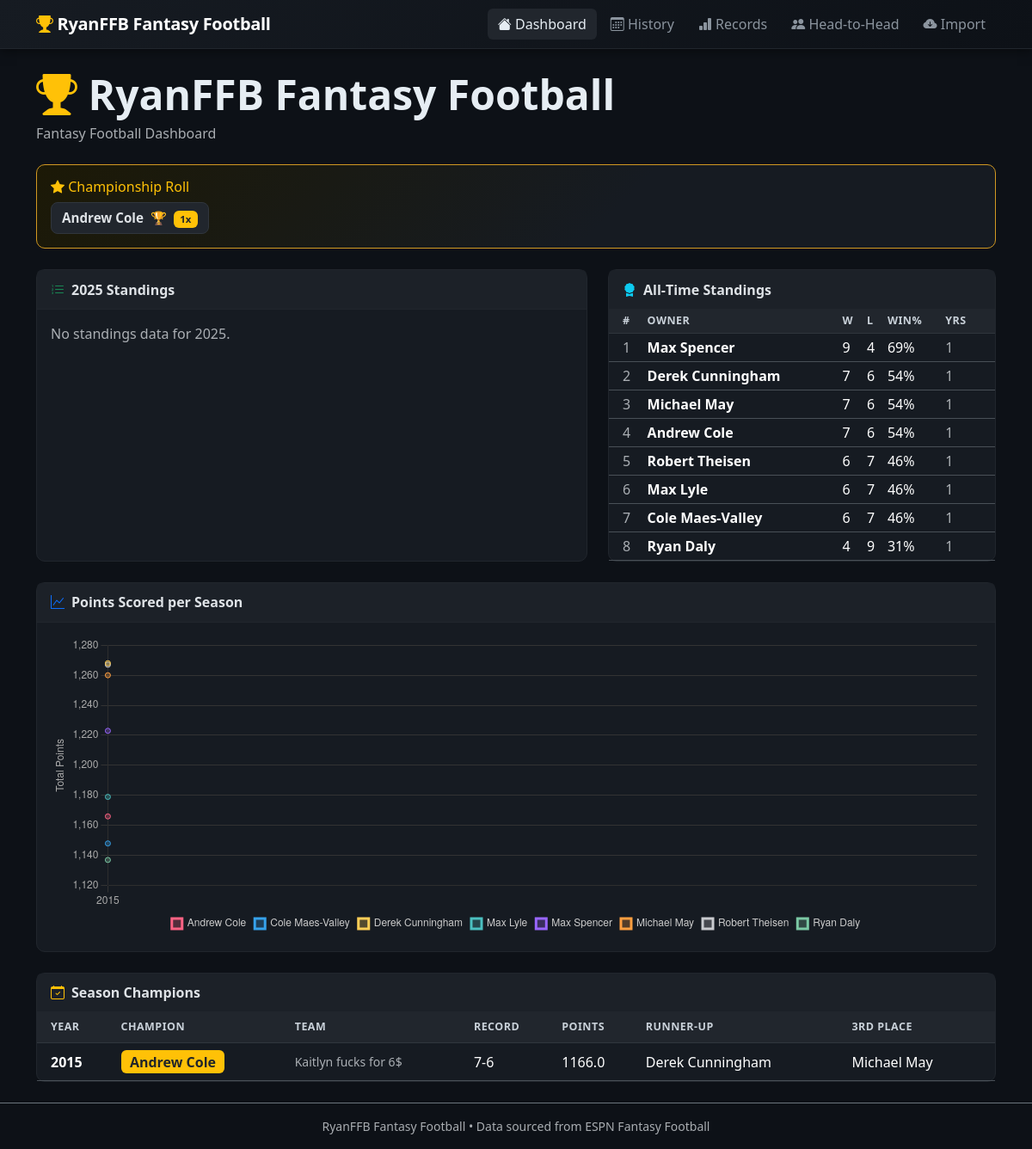
The page / on the database its author committed.
### tables this page shows
CREATE TABLE teams (
            id              INTEGER PRIMARY KEY AUTOINCREMENT,
            year            INTEGER,
            owner           TEXT,
            team_name       TEXT,
            wins            INTEGER,
            losses          INTEGER,
            ties            INTEGER,
            points_for      REAL,
            points_against  REAL,
            final_standing  INTEGER,
            UNIQUE(year, owner)
        );

CREATE TABLE seasons (
            year               INTEGER PRIMARY KEY,
            champion_owner     TEXT,
            champion_team      TEXT,
            champion_wins      INTEGER,
            champion_losses    INTEGER,
            champion_points    REAL,
            runner_up_owner    TEXT,
            runner_up_team     TEXT,
            third_place_owner  TEXT,
            reg_season_weeks   INTEGER
        );

### app.py (the view)
@app.route("/")
def index():
    conn = get_db()
    seasons = conn.execute(
        "SELECT * FROM seasons ORDER BY year DESC"
    ).fetchall()
    current_standings = conn.execute("""
        SELECT * FROM teams WHERE year = ?
        ORDER BY wins DESC, points_for DESC
    """, (CURRENT_YEAR,)).fetchall()
    all_time = conn.execute("""
        SELECT owner,
               SUM(wins)   AS total_wins,
               SUM(losses) AS total_losses,
               SUM(points_for) AS total_points,
               COUNT(DISTINCT year) AS seasons_played
        FROM teams
        GROUP BY owner
        ORDER BY total_wins DESC, total_points DESC
    """).fetchall()
    champ_counts = conn.execute("""
        SELECT champion_owner, COUNT(*) AS titles
        FROM seasons
        WHERE champion_owner IS NOT NULL
        GROUP BY champion_owner
        ORDER BY titles DESC
    """).fetchall()
    conn.close()
    return render_template("index.html",
        league_name=LEAGUE_NAME,
        seasons=seasons,
        current_standings=current_standings,
        current_year=CURRENT_YEAR,
        all_time=all_time,
        champ_counts=champ_counts,
        has_data=_has_data(),
    )

### app.py (called while the page is built)
def _has_data():
    conn = get_db()
    count = conn.execute("SELECT COUNT(*) FROM seasons").fetchone()[0]
    conn.close()
    return count > 0

### database.py (called while the page is built)
def get_db():
    os.makedirs(os.path.dirname(DATABASE_PATH), exist_ok=True)
    conn = sqlite3.connect(DATABASE_PATH)
    conn.row_factory = sqlite3.Row
    return conn

### templates/index.html (shortened to what this page needs)
{% extends 'base.html' %}
{% block content %}
<div class="row align-items-center mb-4">
  <div class="col">
    <h1 class="display-5 fw-bold mb-1">
      <i class="bi bi-trophy-fill text-warning"></i> {{ league_name }}
    </h1>
    <p class="text-muted mb-0">Fantasy Football Dashboard</p>
  </div>
</div>
{% if champ_counts %}
<div class="card border-warning mb-4" id="champ-banner">
  <div class="card-body py-3">
    <h6 class="text-warning mb-2"><i class="bi bi-star-fill"></i> Championship Roll</h6>
    <div class="d-flex flex-wrap gap-2">
      {% for c in champ_counts %}
      <div class="champ-badge">
        <span class="fw-bold">{{ c['champion_owner'] }}</span>
        <span class="ms-1">
          {% for _ in range(c['titles']) %}🏆{% endfor %}
        </span>
        <span class="badge bg-warning text-dark ms-1">{{ c['titles'] }}x</span>
      </div>
      {% endfor %}
    </div>
  </div>
</div>
{% endif %}
<div class="row g-4 mb-4">
  <div class="col-lg-7">
    <div class="card h-100">
      <div class="card-header d-flex align-items-center gap-2">
        <i class="bi bi-list-ol text-success"></i>
        <strong>{{ current_year }} Standings</strong>
      </div>
      {% if current_standings %}
      <div class="card-body p-0">
        <div class="table-responsive">
          <table class="table table-hover align-middle mb-0">
            <thead class="table-secondary text-dark">
              <tr>
                <th class="ps-3">#</th>
                <th>Owner</th>
                <th>Team</th>
                <th>W‑L</th>
                <th>PF</th>
                <th>PA</th>
                <th class="pe-3">Diff</th>
              </tr>
            </thead>
            <tbody>
              {% for t in current_standings %}
              <tr {% if loop.index <= 1 %}class="table-success text-dark"{% elif loop.index > current_standings|length - 2 %}class="table-danger"{% endif %}>
                <td class="ps-3 fw-bold">{{ loop.index }}</td>
                <td><strong>{{ t['owner'] }}</strong></td>
                <td class="text-muted small">{{ t['team_name'] }}</td>
                <td>{{ t['wins'] }}‑{{ t['losses'] }}</td>
                <td>{{ "%.1f"|format(t['points_for']) }}</td>
                <td>{{ "%.1f"|format(t['points_against']) }}</td>
                <td class="pe-3 {% if t['points_for'] >= t['points_against'] %}text-success{% else %}text-danger{% endif %}">
                  {{ "%+.1f"|format(t['points_for'] - t['points_against']) }}
                </td>
              </tr>
              {% endfor %}
            </tbody>
          </table>
        </div>
      </div>
      {% else %}
      <div class="card-body text-muted">No standings data for {{ current_year }}.</div>
      {% endif %}
    </div>
  </div>
  <div class="col-lg-5">
    <div class="card h-100">
      <div class="card-header d-flex align-items-center gap-2">
        <i class="bi bi-award-fill text-info"></i>
        <strong>All‑Time Standings</strong>
      </div>
      {% if all_time %}
      <div class="card-body p-0">
        <div class="table-responsive">
          <table class="table table-hover table-sm align-middle mb-0">
            <thead class="table-secondary text-dark">
              <tr>
                <th class="ps-3">#</th>
                <th>Owner</th>
                <th>W</th>
                <th>L</th>
                <th>Win%</th>
                <th class="pe-3">Yrs</th>
              </tr>
            </thead>
            <tbody>
              {% for t in all_time %}
              <tr>
                <td class="ps-3 text-muted">{{ loop.index }}</td>
                <td><strong>{{ t['owner'] }}</strong></td>
                <td>{{ t['total_wins'] }}</td>
                <td>{{ t['total_losses'] }}</td>
                <td>
                  {% if (t['total_wins'] + t['total_losses']) > 0 %}
                  {{ "%.0f"|format(t['total_wins'] / (t['total_wins'] + t['total_losses']) * 100) }}%
                  {% endif %}
                </td>
                <td class="pe-3 text-muted">{{ t['seasons_played'] }}</td>
              </tr>
              {% endfor %}
            </tbody>
          </table>
        </div>
      </div>
      {% else %}
      <div class="card-body text-muted">No data yet.</div>
      {% endif %}
    </div>
  </div>
</div>
<div class="card mb-4">
  <div class="card-header d-flex align-items-center gap-2">
    <i class="bi bi-graph-up text-primary"></i>
    <strong>Points Scored per Season</strong>
  </div>
  <div class="card-body">
    <canvas id="pointsChart" style="max-height:350px;"></canvas>
  </div>
</div>
{% if seasons %}
<div class="card">
  <div class="card-header d-flex align-items-center gap-2">
    <i class="bi bi-calendar-check text-warning"></i>
    <strong>Season Champions</strong>
  </div>
  <div class="card-body p-0">
    <div class="table-responsive">
      <table class="table table-hover align-middle mb-0">
        <thead class="table-secondary text-dark">
          <tr>
            <th class="ps-3">Year</th>
            <th>Champion</th>
            <th>Team</th>
            <th>Record</th>
            <th>Points</th>
            <th>Runner‑Up</th>
            <th class="pe-3">3rd Place</th>
          </tr>
        </thead>
        <tbody>
          {% for s in seasons %}
          <tr>
            <td class="ps-3 fw-bold">{{ s['year'] }}</td>
            <td>
              <span class="badge bg-warning text-dark fs-6">
                {{ s['champion_owner'] or '—' }}
              </span>
            </td>
            <td class="text-muted small">{{ s['champion_team'] or '—' }}</td>
            <td>
              {% if s['champion_wins'] is not none %}
              {{ s['champion_wins'] }}‑{{ s['champion_losses'] }}
              {% else %}—{% endif %}
            </td>
            <td>
              {% if s['champion_points'] %}
              {{ "%.1f"|format(s['champion_points']) }}
              {% else %}—{% endif %}
            </td>
            <td>{{ s['runner_up_owner'] or '—' }}</td>
            <td class="pe-3">{{ s['third_place_owner'] or '—' }}</td>
          </tr>
          {% endfor %}
        </tbody>
      </table>
    </div>
  </div>
</div>
{% endif %}
{% endblock %}
{% block scripts %}
<script>
fetch("/api/chart/points-by-season")
  .then(r => r.json())
  .then(data => {
    if (!data.labels || !data.labels.length) return;
    new Chart(document.getElementById("pointsChart"), {
      type: "line",
      data: data,
      options: {
        responsive: true,
        interaction: { mode: "index", intersect: false },
        plugins: {
          legend: { position: "bottom", labels: { color: "#ccc", boxWidth: 12 } }
        },
        scales: {
          x: { grid: { color: "#333" }, ticks: { color: "#aaa" } },
          y: {
            grid: { color: "#333" }, ticks: { color: "#aaa" },
            title: { display: true, text: "Total Points", color: "#aaa" }
          }
        }
      }
    });
  })
  .catch(() => {
    document.getElementById("pointsChart").closest(".card-body").innerHTML =
      '<p class="text-muted text-center py-4">No chart data available yet.</p>';
  });
</script>
{% endblock %}

### static/style.css (style rules this page uses)
body { background-color: #0d1117; color: #e6edf3; min-height: 100vh; display: flex; flex-direction: column; }
.card { background-color: #161b22; border-color: #21262d; border-radius: 10px; }
.card-header { background-color: #1c2128; border-bottom-color: #21262d; padding: .65rem 1rem; }
.table { --bs-table-bg: transparent; --bs-table-hover-bg: rgba(255,255,255,.04); color: #e6edf3; }
.table-secondary { --bs-table-bg: #21262d; --bs-table-color: #c9d1d9; }
thead th { font-size: .78rem; font-weight: 600; text-transform: uppercase; letter-spacing: .04em; border-bottom: 1px solid #30363d !important; }
#champ-banner { background: linear-gradient(135deg, #1c1906 0%, #161b22 60%); border-color: #d29922 !important; }
.champ-badge { background: #21262d; border: 1px solid #30363d; border-radius: 8px; padding: .4rem .75rem; font-size: .95rem; }

### rows shown on the page
teams: champion_owner "Andrew Cole", titles "1", owner "Andrew Cole", total_wins "7", total_losses "6", t "54", seasons_played "1"
teams: owner "Max Spencer", total_wins "9", total_losses "4", t "69", seasons_played "1"
teams: owner "Derek Cunningham", total_wins "7", total_losses "6", t "54", seasons_played "1"
teams: owner "Ryan Daly", total_wins "4", total_losses "9", t "31", seasons_played "1"
seasons: year "2015", champion_owner "Andrew Cole", champion_team "Kaitlyn fucks for 6$", champion_wins "7", champion_losses "6", champion_points "1166.0", runner_up_owner "Derek Cunningham", third_place_owner "Michael May"

### other values the page prints
{{ league_name }} "RyanFFB Fantasy Football"
{{ current_year }} "2025"
{{ t['owner'] }} "Michael May" "Robert Theisen" "Max Lyle" "Cole Maes-Valley"
{{ t['total_wins'] }} "7" "6" "6" "6"
{{ t['total_losses'] }} "6" "7" "7" "7"
{{ t['seasons_played'] }} "1" "1" "1" "1"
